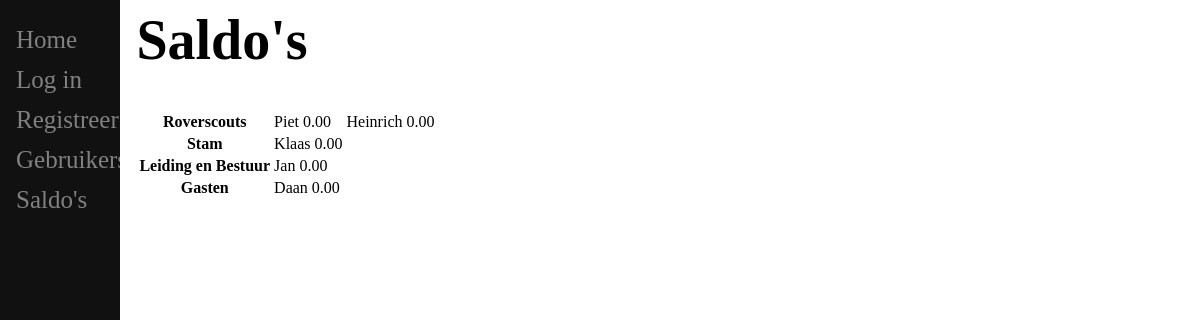
/balance, run on the app's committed database.
### app/models.py (models this page shows, shortened)
class Usergroup(db.Model):
    id = db.Column(db.Integer, primary_key=True)
    name = db.Column(db.String(64), index=True)
    users = db.relationship('User', backref='group', lazy='dynamic')

class User(db.Model):
    id = db.Column(db.Integer, primary_key=True)
    name = db.Column(db.String(64), index=True)
    usergroup_id = db.Column(db.Integer, db.ForeignKey('usergroup.id'))
    balance = db.Column(db.Float, default=0)
    upgrades = db.relationship('Upgrade', backref='author', lazy='dynamic')
    purchases = db.relationship('Purchase', backref='author', lazy='dynamic')

### app/routes.py (the view)
@app.route('/balance')
def balance():
    return render_template('balance.html', title='Saldo', Usergroup=Usergroup)

### app/templates/balance.html
{% extends "base.html" %}
{% block content %}
    <h1>Saldo's</h1>
    <table>
        {% for g in Usergroup.query.all() %}
        <tr>
            <th>{{ g.name }}</th>
            {% for u in g.users.all() %}
            <td>{{ u.name }} {{ '%.2f' % u.balance }}</td>
            {% endfor %}
        </tr>
        {% endfor %}
    </table>
{% endblock %}

### app/templates/base.html (shortened to what this page needs)
<HTML>
    <head>
    </head>
    <body>
        <div class="sidenav">
            <a href="/">Home</a>
            <a href="/login">Log in</a>
            <a href="/register">Registreer</a>
            <a href="/users">Gebruikers</a>
            <a href="/balance">Saldo's</a>
        </div>
        <div class="main">
        {% block content %}{% endblock %}
        </div>
    </body>
</HTML>

### app/templates/base.html (style rules this page uses)
.sidenav { height: 100%; width: 10%; position: fixed; z-index: 1; top: 0; left: 0; background-color: #111; overflow-x: hidden; padding-top: 20px; }
.sidenav a { padding: 6px 8px 6px 16px; text-decoration: none; font-size: 25px; color: #818181; display: block; }
.main { margin-left: 10%; font-size: 28px; padding: 0px 10px; }

### data on the page
Usergroup: name "Roverscouts"
User: name "Piet", balance "0.00"
User: name "Heinrich", balance "0.00"
Usergroup: name "Stam"
User: name "Klaas", balance "0.00"
Usergroup: name "Leiding en Bestuur"
User: name "Jan", balance "0.00"
Usergroup: name "Gasten"
User: name "Daan", balance "0.00"
